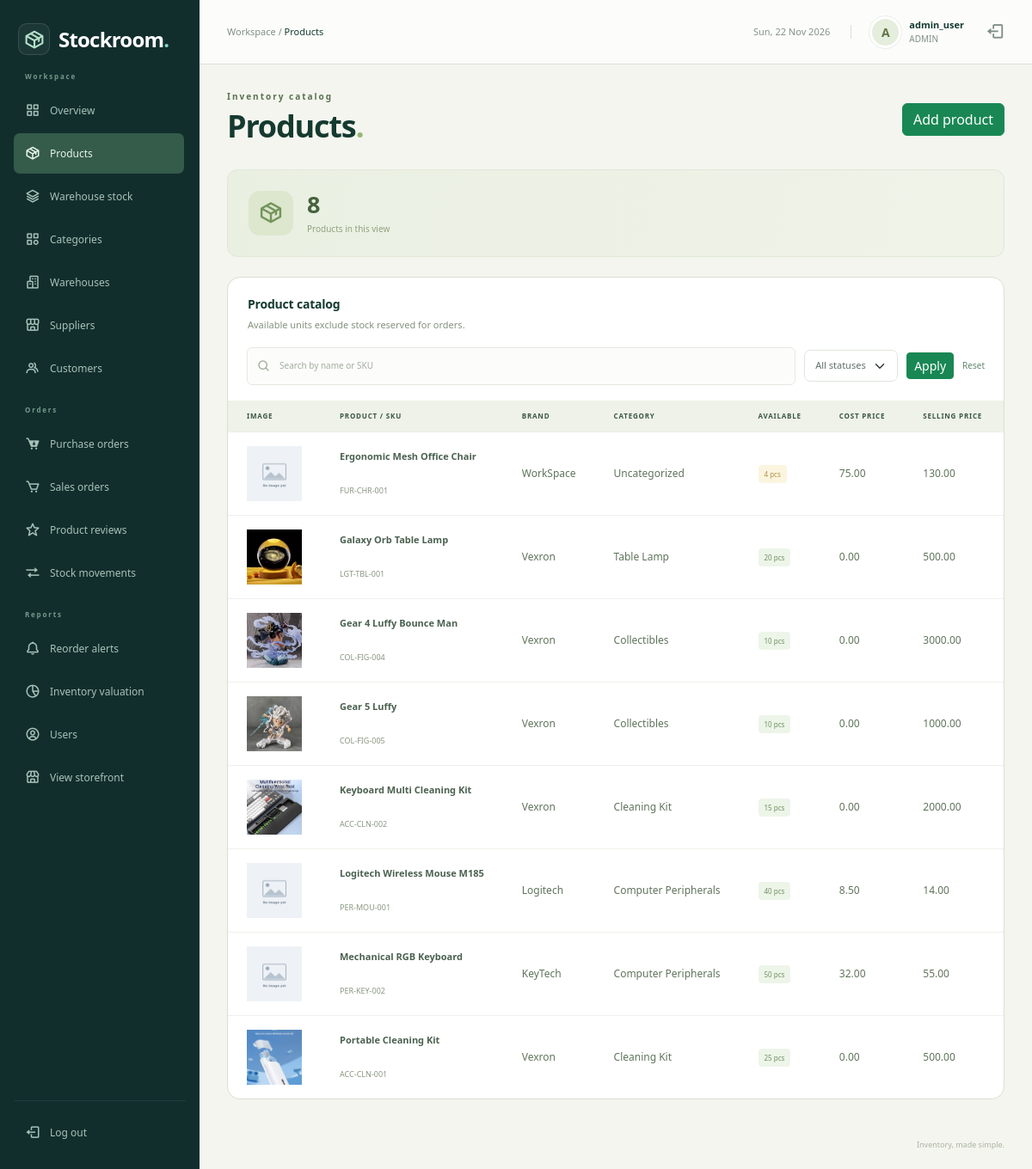
/admin/products.php (signed in), run on the app's committed database.
### tables this page shows
CREATE TABLE `users` (
  `user_id` int NOT NULL,
  `username` varchar(50) NOT NULL,
  `email` varchar(100) NOT NULL,
  `password_hash` varchar(255) NOT NULL,
  `role` enum('ADMIN','MANAGER','STAFF','CUSTOMER') NOT NULL DEFAULT 'STAFF',
  `customer_id` int DEFAULT NULL,
  `is_active` tinyint(1) NOT NULL DEFAULT '1',
  `created_at` timestamp NULL DEFAULT CURRENT_TIMESTAMP
);

CREATE TABLE `products` (
  `product_id` int NOT NULL,
  `sku` varchar(50) NOT NULL,
  `barcode` varchar(100) DEFAULT NULL,
  `product_name` varchar(200) NOT NULL,
  `brand` varchar(100) DEFAULT NULL,
  `category_id` int DEFAULT NULL,
  `preferred_supplier_id` int DEFAULT NULL,
  `unit_of_measure` varchar(20) NOT NULL DEFAULT 'pcs',
  `cost_price` decimal(12,2) NOT NULL DEFAULT '0.00',
  `selling_price` decimal(12,2) NOT NULL DEFAULT '0.00',
  `tax_rate` decimal(5,2) NOT NULL DEFAULT '0.00',
  `reorder_point` int NOT NULL DEFAULT '10',
  `reorder_quantity` int NOT NULL DEFAULT '50',
  `product_image` varchar(255) DEFAULT 'uploads/products/default.png',
  `specifications` text,
  `warranty_period` varchar(100) DEFAULT '1 Year Official Warranty',
  `is_featured` tinyint(1) NOT NULL DEFAULT '0',
  `is_active` tinyint(1) NOT NULL DEFAULT '1',
  `created_at` timestamp NULL DEFAULT CURRENT_TIMESTAMP,
  `updated_at` timestamp NULL DEFAULT CURRENT_TIMESTAMP ON UPDATE CURRENT_TIMESTAMP
);

### includes/auth.php (called while the page is built, shortened)
<?php
require_once __DIR__ . '/../config/db.php';
$user_id = $_SESSION['user_id'];
$sql = "SELECT user_id, username, role, customer_id FROM users WHERE user_id=$user_id AND is_active=1";
$users = mysqli_query($conn, $sql);
$account = mysqli_fetch_assoc($users);

### includes/quote_fields.php (called while the page is built, shortened)
<?php
$names = array_keys($sql_text);
$field_number = 0;
while (isset($names[$field_number])) {
    $field = $names[$field_number];
    $quoted = '';
    $sql_text[$field] = $quoted;
    $field_number = $field_number + 1;
}

### templates/products.php (the view, shortened to what this page needs)
<div class="page-heading">
    <div><span class="eyebrow">Inventory catalog</span><h1>Products<span class="heading-dot">.</span></h1></div>
    <?php if ($can_edit) { ?><a class="btn btn-success" href="products.php?editor=new">Add product</a><?php } ?>
</div>
<div class="records-banner">
    <span class="records-banner-icon"><i class="bx bx-package" aria-hidden="true"></i></span>
    <div><strong><?php echo mysqli_num_rows($products); ?></strong><span>Products in this view</span></div>
</div>
<section class="surface records-surface">
    <div class="section-heading"><div><h2>Product catalog</h2><p>Available units exclude stock reserved for orders.</p></div></div>
    <form method="get" class="table-toolbar">
        <label class="search-box"><i class="bx bx-search" aria-hidden="true"></i><input type="search" aria-label="Search by name or SKU" name="q" value="<?php echo htmlspecialchars($search); ?>" placeholder="Search by name or SKU"></label>
        <select class="form-select" aria-label="Product status" name="status">
            <option value="">All statuses</option>
        </select>
        <button class="btn btn-sm btn-success">Apply</button><a class="text-link" href="products.php">Reset</a>
    </form>
    <div class="table-responsive">
        <table class="table inventory-table records-table">
            <thead><tr><th>Image</th><th>Product / SKU</th><th>Brand</th><th>Category</th><th>Available</th>
                <?php if ($can_edit) { ?><th>Cost price</th><?php } ?>
                <th>Selling price</th><th>Status</th><?php if ($can_edit) { ?><th>Actions</th><?php } ?>
            </tr></thead>
            <tbody>
            <?php while ($row = mysqli_fetch_assoc($products)) { ?>
                <tr>
                    <?php $row_image = $row['product_image']; if ($row_image == '') { $row_image = 'uploads/products/default.png'; } ?>
                    <td><img src="../<?php echo htmlspecialchars($row_image); ?>" alt="" style="width:64px;height:64px;object-fit:cover" onerror="this.src='../uploads/products/default.png'"></td>
                    <td><strong><?php echo htmlspecialchars($row['product_name']); ?></strong><br><small><?php echo htmlspecialchars($row['sku']); ?></small></td>
                    <td><?php echo htmlspecialchars($row['brand']); ?></td>
                    <td><?php if ($row['category'] == null) {
                        echo 'Uncategorized';
                    } else {
                        echo htmlspecialchars($row['category']);
                    } ?></td>
                    <td><span class="stock-badge <?php if ($row['available_to_sell'] <= 0) {
                        echo 'out';
                    } elseif ($row['available_to_sell'] <= $row['reorder_point']) {
                        echo 'low';
                    } ?>">
                        <?php echo $row['available_to_sell']; ?> <?php echo htmlspecialchars($row['unit_of_measure']); ?>
                    </span></td>
                    <?php if ($can_edit) { ?><td><?php echo $row['cost_price']; ?></td><?php } ?>
                    <td><?php echo $row['selling_price']; ?></td>
                    <td><?php if ($row['is_active'] == 1) { ?><span class="record-badge">Active</span><?php } else { ?><span class="record-badge muted-badge">Inactive</span><?php } ?></td>
                </tr>
            <?php } ?>
            </tbody>
        </table>
    </div>
</section>

### includes/topbar.php (shortened to what this page needs)
<header class="topbar">
    <div class="d-flex align-items-center gap-3">
        <span class="breadcrumb-label">Workspace / <strong><?php echo htmlspecialchars($pageTitle); ?></strong></span>
    </div>
    <div class="topbar-account">
        <span class="topbar-date"><?php echo date('D, d M Y'); ?></span>
        <a class="account-link" href="dashboard.php">
            <span class="avatar"><?php echo htmlspecialchars(substr($account['username'], 0, 1)); ?></span>
            <div><strong><?php echo htmlspecialchars($account['username']); ?></strong><small><?php echo htmlspecialchars($account['role']); ?></small></div>
        </a>
        <a href="logout.php" class="topbar-logout" aria-label="Log out"><i class="bx bx-log-out" aria-hidden="true"></i></a>
    </div>
</header>

### assets/css/admin.css (style rules this page uses)
:root { --navy: #142c38; --teal: #137e73; --ink: #213640; --muted: #74818b; --line: #e7ecef; }
* { box-sizing: border-box; }
body { margin: 0; font-family: 'Segoe UI', Arial, sans-serif; font-size: 14px; color: var(--ink); background: #f5f7f9; }
a { text-decoration: none; }
button, a, input { -webkit-tap-highlight-color: transparent; }
.topbar { height: 82px; margin-left: 240px; padding: 0 38px; background: #fff; border-bottom: 1px solid var(--line); display: flex; align-items: center; justify-content: space-between; gap: 15px; }
.breadcrumb-label { color: var(--muted); font-size: 13px; }
.breadcrumb-label strong { color: var(--ink); font-weight: 500; }
.topbar-account { display: flex; align-items: center; gap: 11px; }
.topbar-account strong { display: block; font-weight: 600; font-size: 13px; }
.topbar-account small { color: var(--muted); font-size: 11px; display: block; }
.avatar { display: inline-grid; place-items: center; width: 37px; height: 37px; border-radius: 50%; background: #e2f1eb; color: #287864; font-weight: 700; text-transform: uppercase; }
.topbar-logout { color: var(--muted); font-size: 22px; margin-left: 14px; }
.page-heading { display: flex; justify-content: space-between; align-items: center; margin-bottom: 26px; gap: 20px; }
.eyebrow { display: block; font-size: 10px; font-weight: 700; letter-spacing: 2px; color: var(--teal); margin-bottom: 10px; }
h1 { font-size: 29px; font-weight: 650; letter-spacing: -.9px; margin-bottom: 8px; }
.inventory-table { font-size: 12px; margin-bottom: 0; }
.inventory-table thead th { color: #7c8991; font-size: 10px; text-transform: uppercase; letter-spacing: .6px; font-weight: 600; background: #fafbfc; padding: 13px 22px; border-color: var(--line); white-space: nowrap; }
.inventory-table td { padding: 20px 22px; border-color: var(--line); vertical-align: middle; color: #61727d; }
.inventory-table strong { color: #344955; font-weight: 600; display: block; min-width: 150px; }
.inventory-table small { display: block; font-size: 10px; color: #8b969e; margin-top: 5px; }
.inventory-table tr:last-child td { border: 0; }
.stock-badge { font-size: 10px; background: #eaf5ef; color: #2f8461; padding: 5px 8px; border-radius: 5px; white-space: nowrap; }
.stock-badge.low { background: #fcf1dc; color: #976c27; }

### assets/css/modules.css (style rules this page uses)
.records-surface { margin-bottom: 1.5rem; }
.records-table td { vertical-align:middle; }
.workspace-page { --ink: #153a30; --line: #d9dfd3; background: #f4f5ef; }
.workspace-page .page-heading h1 { font-size: clamp(29px, 3vw, 44px); line-height: 1.08; }
.workspace-page .eyebrow { color: #59724f; font-size: 10px; }
.workspace-page .records-surface { border-radius: 15px; border: 1px solid var(--line); overflow: hidden; }
.workspace-page .records-table thead th { background: #eef2e8; color: #3c5447; }

### data on the page
users: username "A", username "admin_user", role "ADMIN"
products: product_name "Ergonomic Mesh Office Chair", sku "FUR-CHR-001", brand "WorkSpace", shows "Uncategorized", available_to_sell "4", unit_of_measure "pcs", cost_price "75.00", selling_price "130.00"
products: product_image (picture), product_name "Galaxy Orb Table Lamp", sku "LGT-TBL-001", brand "Vexron", category "Table Lamp", available_to_sell "20", unit_of_measure "pcs", cost_price "0.00", selling_price "500.00"
products: product_image (picture), product_name "Gear 4 Luffy Bounce Man", sku "COL-FIG-004", brand "Vexron", category "Collectibles", available_to_sell "10", unit_of_measure "pcs", cost_price "0.00", selling_price "3000.00"
products: product_image (picture), product_name "Gear 5 Luffy", sku "COL-FIG-005", brand "Vexron", category "Collectibles", available_to_sell "10", unit_of_measure "pcs", cost_price "0.00", selling_price "1000.00"
products: product_image (picture), product_name "Keyboard Multi Cleaning Kit", sku "ACC-CLN-002", brand "Vexron", category "Cleaning Kit", available_to_sell "15", unit_of_measure "pcs", cost_price "0.00", selling_price "2000.00"
products: product_name "Logitech Wireless Mouse M185", sku "PER-MOU-001", brand "Logitech", category "Computer Peripherals", available_to_sell "40", unit_of_measure "pcs", cost_price "8.50", selling_price "14.00"
products: product_name "Mechanical RGB Keyboard", sku "PER-KEY-002", brand "KeyTech", category "Computer Peripherals", available_to_sell "50", unit_of_measure "pcs", cost_price "32.00", selling_price "55.00"
products: product_image (picture), product_name "Portable Cleaning Kit", sku "ACC-CLN-001", brand "Vexron", category "Cleaning Kit", available_to_sell "25", unit_of_measure "pcs", cost_price "0.00", selling_price "500.00"

### other printed values
$pageTitle "Products"
mysqli_num_rows($products) "8"
